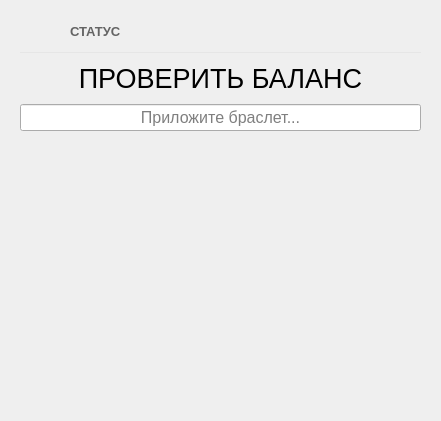
<?xml version="1.0" encoding="UTF-8"?>
<ui version="4.0">
 <class>BarStatusForm</class>
 <widget class="QWidget" name="BarStatusForm">
  <property name="geometry">
   <rect>
    <x>0</x>
    <y>0</y>
    <width>441</width>
    <height>421</height>
   </rect>
  </property>
  <property name="windowTitle">
   <string>Form</string>
  </property>
  <layout class="QVBoxLayout" name="verticalLayout" stretch="0,0,0,0,1">
   <property name="spacing">
    <number>10</number>
   </property>
   <property name="leftMargin">
    <number>20</number>
   </property>
   <property name="topMargin">
    <number>20</number>
   </property>
   <property name="rightMargin">
    <number>20</number>
   </property>
   <property name="bottomMargin">
    <number>20</number>
   </property>
   <item>
    <layout class="QHBoxLayout" name="horizontalLayout">
     <property name="leftMargin">
      <number>0</number>
     </property>
     <item>
      <widget class="QPushButton" name="back_but">
       <property name="cursor">
        <cursorShape>PointingHandCursor</cursorShape>
       </property>
       <property name="text">
        <string/>
       </property>
       <property name="icon">
        <iconset resource="../clientresources.qrc">
         <normaloff>:/resources/glyphs/15.png</normaloff>:/resources/glyphs/15.png</iconset>
       </property>
       <property name="flat">
        <bool>true</bool>
       </property>
      </widget>
     </item>
     <item>
      <widget class="QLabel" name="label_4">
       <property name="font">
        <font>
         <pointsize>10</pointsize>
         <weight>75</weight>
         <bold>true</bold>
        </font>
       </property>
       <property name="styleSheet">
        <string notr="true">color: rgb(100, 100, 100);</string>
       </property>
       <property name="text">
        <string>СТАТУС</string>
       </property>
      </widget>
     </item>
     <item>
      <spacer name="horizontalSpacer_2">
       <property name="orientation">
        <enum>Qt::Horizontal</enum>
       </property>
       <property name="sizeHint" stdset="0">
        <size>
         <width>40</width>
         <height>20</height>
        </size>
       </property>
      </spacer>
     </item>
    </layout>
   </item>
   <item>
    <widget class="Line" name="line">
     <property name="minimumSize">
      <size>
       <width>0</width>
       <height>1</height>
      </size>
     </property>
     <property name="maximumSize">
      <size>
       <width>16777215</width>
       <height>1</height>
      </size>
     </property>
     <property name="styleSheet">
      <string notr="true">background-color:rgba(230, 230, 230, 255);
</string>
     </property>
     <property name="lineWidth">
      <number>0</number>
     </property>
     <property name="orientation">
      <enum>Qt::Horizontal</enum>
     </property>
    </widget>
   </item>
   <item>
    <widget class="QLabel" name="label">
     <property name="font">
      <font>
       <pointsize>20</pointsize>
      </font>
     </property>
     <property name="text">
      <string>ПРОВЕРИТЬ БАЛАНС</string>
     </property>
     <property name="alignment">
      <set>Qt::AlignCenter</set>
     </property>
    </widget>
   </item>
   <item>
    <widget class="QLineEdit" name="lineEdit">
     <property name="font">
      <font>
       <pointsize>12</pointsize>
      </font>
     </property>
     <property name="alignment">
      <set>Qt::AlignCenter</set>
     </property>
     <property name="placeholderText">
      <string>Приложите браслет...</string>
     </property>
    </widget>
   </item>
   <item>
    <widget class="QFrame" name="transactions_frame">
     <property name="frameShape">
      <enum>QFrame::NoFrame</enum>
     </property>
     <property name="frameShadow">
      <enum>QFrame::Raised</enum>
     </property>
     <property name="lineWidth">
      <number>0</number>
     </property>
     <layout class="QVBoxLayout" name="verticalLayout_8">
      <property name="spacing">
       <number>0</number>
      </property>
      <property name="leftMargin">
       <number>0</number>
      </property>
      <property name="topMargin">
       <number>0</number>
      </property>
      <property name="rightMargin">
       <number>0</number>
      </property>
      <property name="bottomMargin">
       <number>0</number>
      </property>
     </layout>
    </widget>
   </item>
  </layout>
 </widget>
 <resources>
  <include location="../clientresources.qrc"/>
 </resources>
 <connections/>
</ui>
